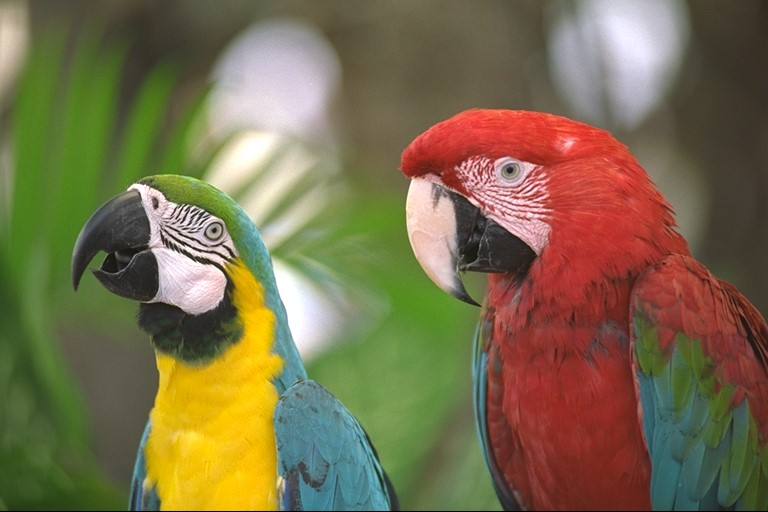
#> input picture lesson_5/data/kodim23.jpg, 768 x 512 px, given in place of kodim23.png, which was not available
$ jupyter execute Homework.ipynb   (text cells are left out)
#> lines starting #> are read from the running program, lines starting #| are printed output that depends on the picture; after the words box and inside, x2 and y2 are one past the last pixel; in counts of white or black regions, pixels touching at a corner belong together; long printed decimals are rounded; pictures that were not available may be replaced by others from this repository, and a replacement may not be noted
[cell 1]
import cv2
import math
import numpy as np
from matplotlib import pyplot as plt
plt.rcParams['figure.figsize'] = [15, 10]

[cell 2]
# Load image
img = cv2.imread('../data/kodim23.png')
#> img is the input picture: shape (512, 768, 3); mean B, G, R 75.9, 109.6, 121.7
# Convert it to RGB
img = cv2.cvtColor(img, cv2.COLOR_BGR2RGB)
# Plot it
plt.imshow(img)

[cell 3]
# Black, dark gray, light gray, white
colors = np.array([[0, 0, 0],
                   [64, 64, 64],
                   [192, 192, 192],
                   [255, 255, 255]])

def make_float_n_colors_pallete(n):
    N=n-1
    return [ [i/N,i/N,i/N] for i in range(0,n) ]

colors =  np.array(make_float_n_colors_pallete(4))
colors = (colors*255).astype(np.uint8)

print("colors =","\n", colors)

[cell 4]
print("distance([1,1,1]-[2,2,2]) =",np.linalg.norm(np.array([1,1,1]) - np.array([2,2,2])))

# Cast the image to float
img_float = img.astype(np.float32)

img_float = img_float / 255.0
# Plot the float image

print(f"pixel[235][91] =",img_float[235][91])
#| pixel[235][91] = [0.1882  0.2039 0.2078]
# Prepare for quantization
rows, cols, channels = img.shape
#> rows = 512; cols = 768; channels = 3
quantized = np.zeros_like(img_float)
# print(type(colors))
float_colors = colors.astype(np.float32)
float_colors = colors/255.
print("float colors =\n",float_colors)

def find_closest_palette_color(pixel,colors=float_colors):
    distances = [np.linalg.norm(pixel-color) for color in float_colors]
    # distances = [np.sqrt( (pixel[0]-color[0])**2 + (pixel[1]-color[1])**2 + (pixel[2]-color[2])**2 ) for color in float_colors]
    error = min(distances)
    index = distances.index(error)
    color = colors[index]
    return color, error

total_error = 0
# Apply quantization
for r in range(rows):
    for c in range(cols):
        # Extract the original pixel value
        pixel = img_float[r][c]
        # Find the closest colour from the pallette (using absolute value/Euclidean distance)
        # Note: You may need more than one line of code here OR USE FUNCTIONS 8))))
        new_pixel, error = find_closest_palette_color(pixel)
        # Apply quantization
        quantized[r, c, :] = new_pixel
        total_error += error
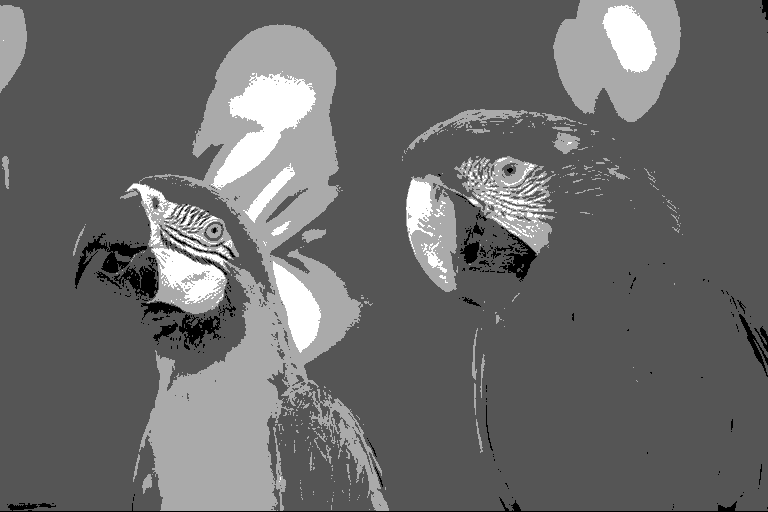
#> quantized: shape (512, 768, 3) float32; min 0, max 1, mean 0.415

[cell 5]
# Show quantized image (don't forget to cast back to uint8)
img_int = (quantized * 255).astype(np.uint8)
print("pixel img_int[100][400] =",img_int[100][400])
#| pixel img_int[100][400] = [85 85 85]
plt.imshow(img_int)

[cell 6]
# Compute average quantization error

MSE = np.linalg.norm(total_error) / (rows * cols)
PSNR = 10*np.log10(255*255/MSE)
#print(total_error, avg_error)

avg_quant_error = PSNR = cv2.PSNR(img,img_int)
print("MSE =",MSE, "PSNR =",PSNR,  "cv2.PSNR(img_int,img) =",cv2.PSNR(img_int,img), "cv2.PSNR(img,img) =",cv2.PSNR(img,img))
#| MSE = 0.2402 PSNR = 15.821 cv2.PSNR(img_int,img) = 15.821 cv2.PSNR(img,img) = 361.202
print("361 dB its infinity for cv2 10**36.1")

[cell 7]
float_colors = make_float_n_colors_pallete(2)
print(float_colors, len(float_colors))

# Make a temporal copy of the original image, we will need it for error diffusion
def find_closest_pixel(pixel,colors=float_colors):
    distances = [np.linalg.norm(pixel-color) for color in float_colors]
    error = min(distances)
    index = distances.index(error)
    color = colors[index]
    return color, pixel-color

def floyd_steinberg_dithering(original_img):
    img = np.copy(original_img)
    dithering = np.zeros_like(img).astype(np.float32)

    img = img.astype(np.float32) / 255.0
    rows, cols, _ = img.shape

    # Define the error diffusion matrix
    error_diffusion = np.array([
        [0, 0, 7],
        [3, 5, 1]
    ]) / 16.0

    for y in range(rows-1):
        for x in range(cols-1):
            # Extract the original pixel value
            old_pixel = img[y, x]
            # Find the closest colour from the pallette (using absolute value/Euclidean distance)
            # Compute quantization error
            # Note: You may need more than one line of code here
            new_pixel, quant_error = find_closest_pixel(old_pixel,colors=float_colors)
            img[y, x] = new_pixel

            # Diffuse the quantization error accroding to the FS diffusion matrix
            # Note: You may need more than one line of code here

            for dy in range(2):
                for dx in range(3):
                    ny = y + dy
                    nx = x + dx - 1
                    # if 0 <= ny < rows and 0 <= nx < cols:
                    img[ny, nx] += quant_error * error_diffusion[dy, dx]


            # Apply dithering
            dithering[y, x] = new_pixel
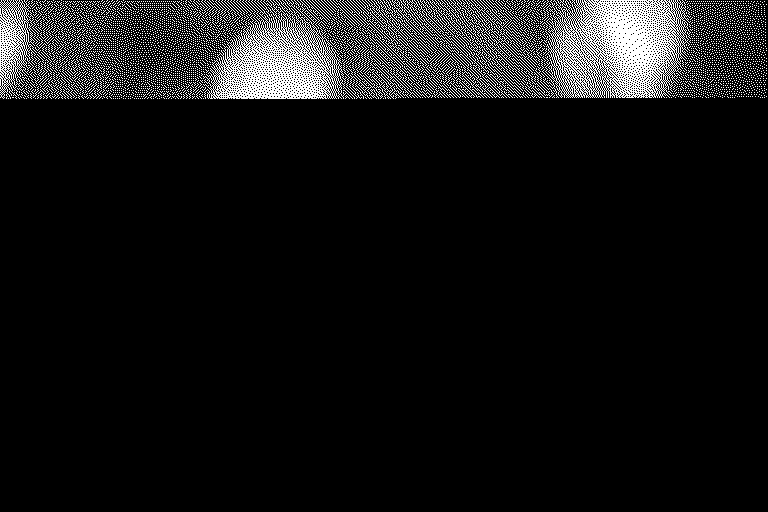
#> dithering: shape (512, 768, 3) float32; values 0 (black) and 1 (white), 7.9% white in thin lines or dots, all inside (x1, y1, x2, y2) = (0, 0, 767, 99)
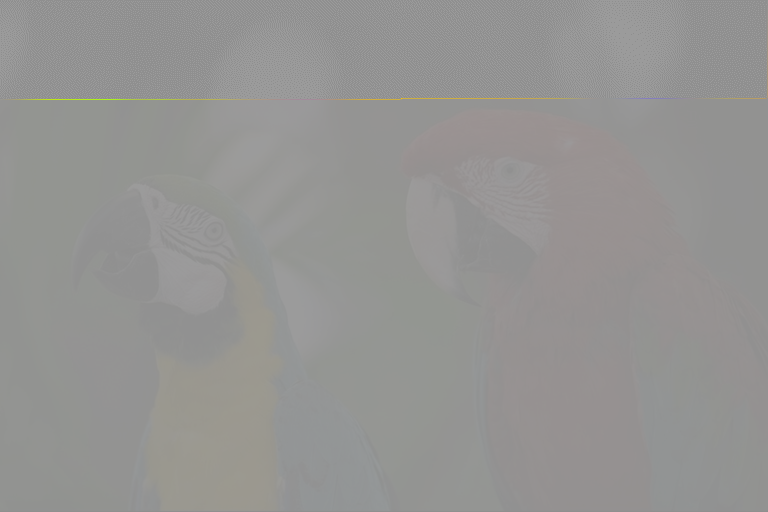
#> img: shape (512, 768, 3) float32; mean R, G, B 0.477, 0.43, 0.298; drawn with min black and max white
    return ( dithering * 255).astype(np.uint8)

dithering = floyd_steinberg_dithering(img)
